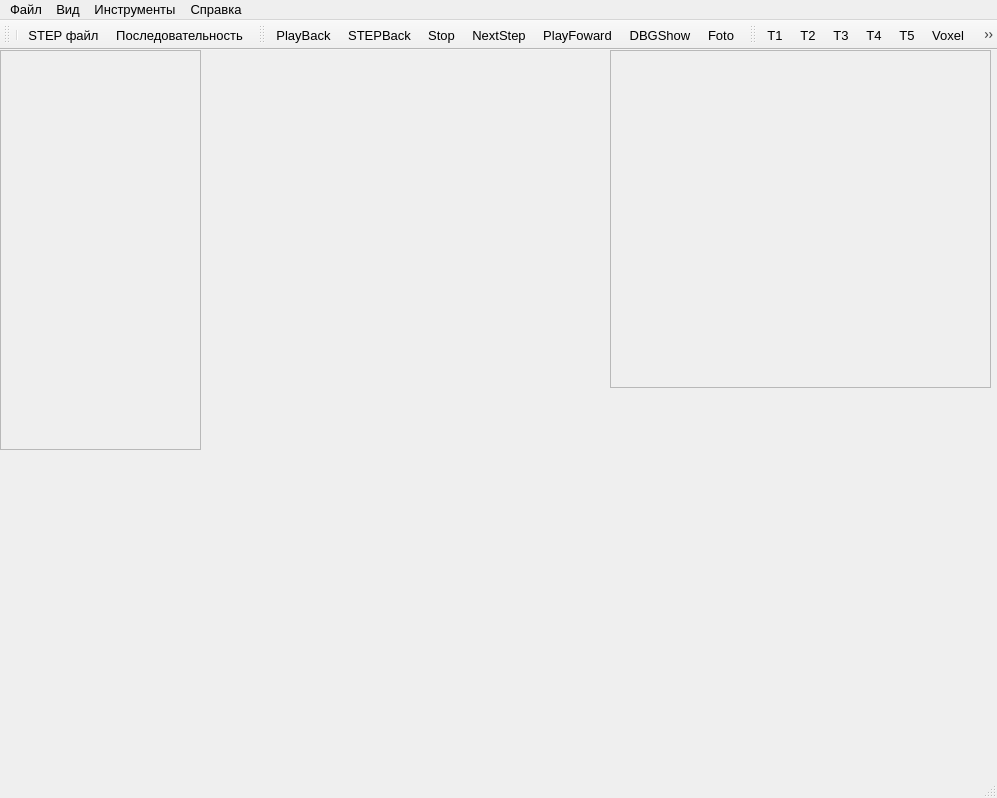
<?xml version="1.0" encoding="UTF-8"?>
<ui version="4.0">
 <class>MainFrame</class>
 <widget class="QMainWindow" name="MainFrame">
  <property name="geometry">
   <rect>
    <x>0</x>
    <y>0</y>
    <width>997</width>
    <height>798</height>
   </rect>
  </property>
  <property name="minimumSize">
   <size>
    <width>100</width>
    <height>50</height>
   </size>
  </property>
  <property name="font">
   <font>
    <family>Segoe UI</family>
    <pointsize>10</pointsize>
    <italic>false</italic>
    <kerning>true</kerning>
   </font>
  </property>
  <property name="mouseTracking">
   <bool>false</bool>
  </property>
  <property name="windowTitle">
   <string>Система АППС</string>
  </property>
  <widget class="QWidget" name="mainwidget">
   <property name="minimumSize">
    <size>
     <width>100</width>
     <height>50</height>
    </size>
   </property>
   <widget class="QWidget" name="verticalLayoutWidget">
    <property name="geometry">
     <rect>
      <x>0</x>
      <y>0</y>
      <width>201</width>
      <height>721</height>
     </rect>
    </property>
    <layout class="QVBoxLayout" name="verticalLayout">
     <item>
      <widget class="QTreeView" name="treeView">
       <property name="enabled">
        <bool>false</bool>
       </property>
       <property name="sizePolicy">
        <sizepolicy hsizetype="Fixed" vsizetype="Fixed">
         <horstretch>0</horstretch>
         <verstretch>20</verstretch>
        </sizepolicy>
       </property>
       <property name="minimumSize">
        <size>
         <width>100</width>
         <height>400</height>
        </size>
       </property>
       <property name="baseSize">
        <size>
         <width>200</width>
         <height>500</height>
        </size>
       </property>
      </widget>
     </item>
     <item>
      <spacer name="TreeFrameSpacer">
       <property name="orientation">
        <enum>Qt::Vertical</enum>
       </property>
       <property name="sizeType">
        <enum>QSizePolicy::Expanding</enum>
       </property>
       <property name="sizeHint" stdset="0">
        <size>
         <width>20</width>
         <height>20</height>
        </size>
       </property>
      </spacer>
     </item>
    </layout>
   </widget>
   <widget class="QWidget" name="verticalLayoutWidget_2">
    <property name="geometry">
     <rect>
      <x>610</x>
      <y>0</y>
      <width>381</width>
      <height>721</height>
     </rect>
    </property>
    <layout class="QVBoxLayout" name="verticalLayout_2">
     <item>
      <widget class="QGraphicsView" name="ImageViewWindow">
       <property name="enabled">
        <bool>false</bool>
       </property>
       <property name="sizePolicy">
        <sizepolicy hsizetype="MinimumExpanding" vsizetype="Preferred">
         <horstretch>0</horstretch>
         <verstretch>0</verstretch>
        </sizepolicy>
       </property>
      </widget>
     </item>
     <item>
      <spacer name="Image_SecondFrameSpacer">
       <property name="orientation">
        <enum>Qt::Vertical</enum>
       </property>
       <property name="sizeType">
        <enum>QSizePolicy::Minimum</enum>
       </property>
       <property name="sizeHint" stdset="0">
        <size>
         <width>20</width>
         <height>40</height>
        </size>
       </property>
      </spacer>
     </item>
     <item>
      <widget class="QWidget" name="SecondWidgetWindow" native="true">
       <property name="enabled">
        <bool>false</bool>
       </property>
      </widget>
     </item>
    </layout>
   </widget>
   <zorder>verticalLayoutWidget</zorder>
   <zorder>verticalLayoutWidget_2</zorder>
   <zorder>verticalLayoutWidget_2</zorder>
  </widget>
  <widget class="QMenuBar" name="menubar">
   <property name="geometry">
    <rect>
     <x>0</x>
     <y>0</y>
     <width>997</width>
     <height>21</height>
    </rect>
   </property>
   <widget class="QMenu" name="menu_FILE">
    <property name="title">
     <string>Файл</string>
    </property>
    <widget class="QMenu" name="menu_IMPORT">
     <property name="title">
      <string>Открыть</string>
     </property>
     <addaction name="actionSTEP"/>
     <addaction name="actionPrevSession"/>
    </widget>
    <widget class="QMenu" name="menu_EXPORT">
     <property name="title">
      <string>Сохранить</string>
     </property>
     <addaction name="actionSAVESEQ"/>
    </widget>
    <addaction name="separator"/>
    <addaction name="menu_IMPORT"/>
    <addaction name="menu_EXPORT"/>
    <addaction name="actionEXIT"/>
   </widget>
   <widget class="QMenu" name="menu_VIEW">
    <property name="title">
     <string>Вид</string>
    </property>
    <addaction name="actionCONTROLPANEL"/>
    <addaction name="action"/>
   </widget>
   <widget class="QMenu" name="menu_HELP">
    <property name="title">
     <string>Справка</string>
    </property>
    <addaction name="actionABOUT"/>
   </widget>
   <widget class="QMenu" name="menu">
    <property name="title">
     <string>Инструменты</string>
    </property>
    <addaction name="menu_VariableControl"/>
    <addaction name="menu_VisualizationControl"/>
   </widget>
   <addaction name="menu_FILE"/>
   <addaction name="menu_VIEW"/>
   <addaction name="menu"/>
   <addaction name="menu_HELP"/>
  </widget>
  <widget class="QStatusBar" name="ProgressBar"/>
  <widget class="QToolBar" name="MainBar">
   <property name="windowTitle">
    <string>Main ToolBar</string>
   </property>
   <attribute name="toolBarArea">
    <enum>TopToolBarArea</enum>
   </attribute>
   <attribute name="toolBarBreak">
    <bool>false</bool>
   </attribute>
   <addaction name="separator"/>
   <addaction name="actionSTEP"/>
   <addaction name="actionSAVESEQ"/>
  </widget>
  <widget class="QToolBar" name="AsmPlaneBar">
   <property name="windowTitle">
    <string>Assembly Sequence Planning Bar</string>
   </property>
   <attribute name="toolBarArea">
    <enum>TopToolBarArea</enum>
   </attribute>
   <attribute name="toolBarBreak">
    <bool>false</bool>
   </attribute>
   <addaction name="actionPlayBack"/>
   <addaction name="actionSTEPBack"/>
   <addaction name="actionStop"/>
   <addaction name="actionNextStep"/>
   <addaction name="actionPlayFoward"/>
   <addaction name="actionDBGShow"/>
   <addaction name="actionFoto"/>
  </widget>
  <widget class="QToolBar" name="TestFunction">
   <property name="windowTitle">
    <string>toolBar_2</string>
   </property>
   <property name="floatable">
    <bool>false</bool>
   </property>
   <attribute name="toolBarArea">
    <enum>TopToolBarArea</enum>
   </attribute>
   <attribute name="toolBarBreak">
    <bool>false</bool>
   </attribute>
   <addaction name="actionT1"/>
   <addaction name="actionT2"/>
   <addaction name="actionT3"/>
   <addaction name="actionT4"/>
   <addaction name="actionT5"/>
   <addaction name="actionVoxel"/>
   <addaction name="actionPartGraph"/>
   <addaction name="actionViewMode"/>
  </widget>
  <action name="actionEXIT">
   <property name="icon">
    <iconset resource="IconRes.qrc">
     <normaloff>:/check.png</normaloff>:/check.png</iconset>
   </property>
   <property name="text">
    <string>Выход</string>
   </property>
  </action>
  <action name="actionSAVESEQ">
   <property name="icon">
    <iconset resource="IconRes.qrc">
     <normaloff>:/downloads.png</normaloff>:/downloads.png</iconset>
   </property>
   <property name="text">
    <string>Последовательность</string>
   </property>
  </action>
  <action name="actionSTEP">
   <property name="icon">
    <iconset theme="New" resource="IconRes.qrc">
     <normaloff>:/file.png</normaloff>:/file.png</iconset>
   </property>
   <property name="text">
    <string>STEP файл</string>
   </property>
  </action>
  <action name="actionCONTROLPANEL">
   <property name="text">
    <string>Панель управления</string>
   </property>
  </action>
  <action name="actionABOUT">
   <property name="icon">
    <iconset resource="IconRes.qrc">
     <normaloff>:/help.png</normaloff>:/help.png</iconset>
   </property>
   <property name="text">
    <string>О приложении...</string>
   </property>
  </action>
  <action name="actionSTEPBack">
   <property name="icon">
    <iconset resource="IconRes.qrc">
     <normaloff>:/stepback.png</normaloff>:/stepback.png</iconset>
   </property>
   <property name="text">
    <string>STEPBack</string>
   </property>
  </action>
  <action name="actionPlayBack">
   <property name="icon">
    <iconset resource="IconRes.qrc">
     <normaloff>:/playback.png</normaloff>:/playback.png</iconset>
   </property>
   <property name="text">
    <string>PlayBack</string>
   </property>
  </action>
  <action name="actionStop">
   <property name="icon">
    <iconset resource="IconRes.qrc">
     <normaloff>:/pause.png</normaloff>:/pause.png</iconset>
   </property>
   <property name="text">
    <string>Stop</string>
   </property>
  </action>
  <action name="actionNextStep">
   <property name="icon">
    <iconset resource="IconRes.qrc">
     <normaloff>:/stepfoward.png</normaloff>:/stepfoward.png</iconset>
   </property>
   <property name="text">
    <string>NextStep</string>
   </property>
  </action>
  <action name="actionPlayFoward">
   <property name="icon">
    <iconset resource="IconRes.qrc">
     <normaloff>:/play.png</normaloff>:/play.png</iconset>
   </property>
   <property name="text">
    <string>PlayFoward</string>
   </property>
  </action>
  <action name="actionFoto">
   <property name="icon">
    <iconset resource="IconRes.qrc">
     <normaloff>:/camera.png</normaloff>:/camera.png</iconset>
   </property>
   <property name="text">
    <string>Foto</string>
   </property>
   <property name="toolTip">
    <string>Сохранить изображение</string>
   </property>
  </action>
  <action name="actionDBGShow">
   <property name="icon">
    <iconset resource="IconRes.qrc">
     <normaloff>:/dbg.png</normaloff>:/dbg.png</iconset>
   </property>
   <property name="text">
    <string>DBGShow</string>
   </property>
   <property name="toolTip">
    <string>Показывать свободные направления извлекаемой детали</string>
   </property>
  </action>
  <action name="actionSTEPFile">
   <property name="icon">
    <iconset resource="IconRes.qrc">
     <normaloff>:/file.png</normaloff>:/file.png</iconset>
   </property>
   <property name="text">
    <string>STEP файл</string>
   </property>
  </action>
  <action name="actionPrevSession">
   <property name="icon">
    <iconset resource="IconRes.qrc">
     <normaloff>:/undo.png</normaloff>:/undo.png</iconset>
   </property>
   <property name="text">
    <string>Предыдущую сессию</string>
   </property>
  </action>
  <action name="actionSaveSession">
   <property name="icon">
    <iconset resource="IconRes.qrc">
     <normaloff>:/downloads.png</normaloff>:/downloads.png</iconset>
   </property>
   <property name="text">
    <string>Текущую сессию</string>
   </property>
  </action>
  <action name="actionT1">
   <property name="checkable">
    <bool>false</bool>
   </property>
   <property name="text">
    <string>T1</string>
   </property>
  </action>
  <action name="actionVoxel">
   <property name="text">
    <string>Voxel</string>
   </property>
  </action>
  <action name="actionT2">
   <property name="text">
    <string>T2</string>
   </property>
  </action>
  <action name="actionT3">
   <property name="text">
    <string>T3</string>
   </property>
  </action>
  <action name="actionT4">
   <property name="text">
    <string>T4</string>
   </property>
  </action>
  <action name="actionT5">
   <property name="text">
    <string>T5</string>
   </property>
  </action>
  <action name="actionPartGraph">
   <property name="text">
    <string>PartGraph</string>
   </property>
  </action>
  <action name="actionViewMode">
   <property name="checkable">
    <bool>true</bool>
   </property>
   <property name="text">
    <string>ViewMode</string>
   </property>
  </action>
  <action name="menu_VariableControl">
   <property name="text">
    <string>Переменные среды</string>
   </property>
  </action>
  <action name="menu_VisualizationControl">
   <property name="text">
    <string>Визуализация</string>
   </property>
  </action>
  <action name="action">
   <property name="text">
    <string>Дерево модели</string>
   </property>
  </action>
 </widget>
 <resources>
  <include location="IconRes.qrc"/>
 </resources>
 <connections/>
</ui>
